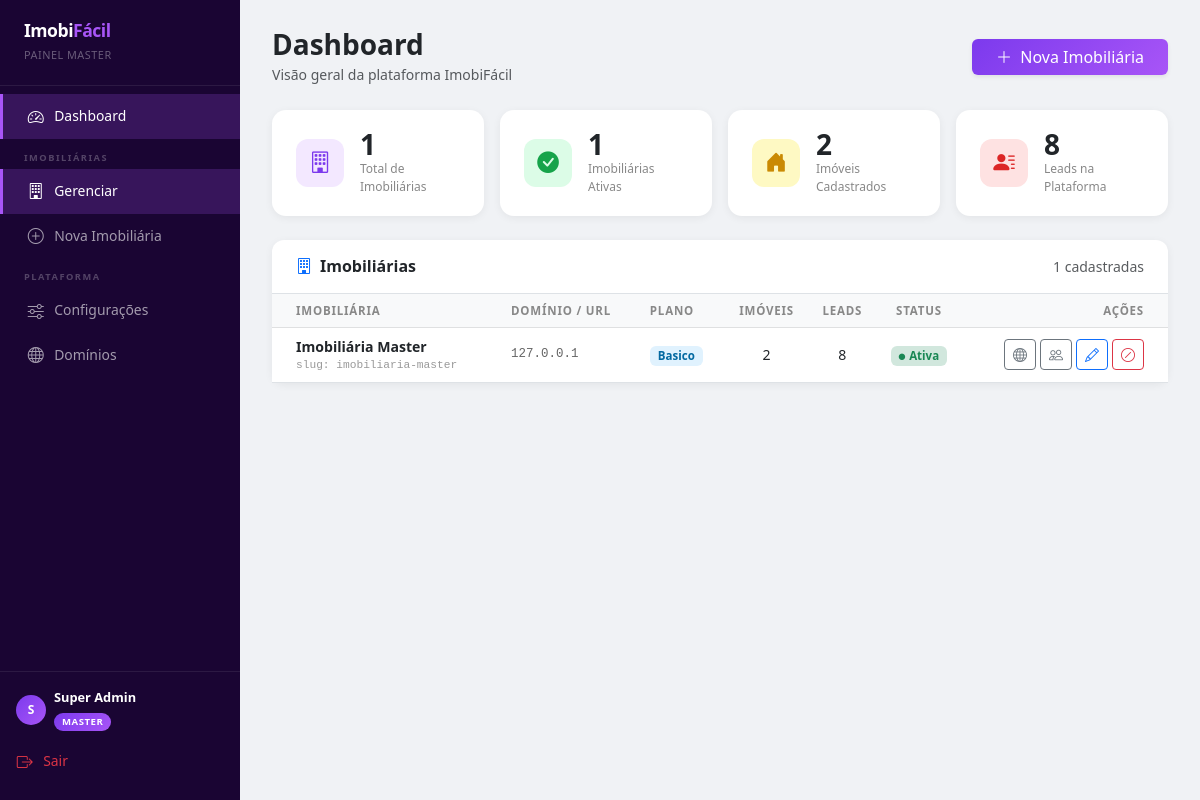
/superadmin/ (signed in), run on the app's committed database.
### app/models.py (models this page shows, shortened)
class SuperAdmin(db.Model, UserMixin):
    __tablename__ = 'superadmins'
    id         = db.Column(db.Integer, primary_key=True)
    nome       = db.Column(db.String(100), nullable=False)
    email      = db.Column(db.String(120), unique=True, nullable=False)
    senha_hash = db.Column(db.String(256))
    criado_em  = db.Column(db.DateTime, default=datetime.utcnow)
    @property
    def is_superadmin(self):
        return True

class Imobiliaria(db.Model):
    __tablename__ = 'imobiliarias'
    id         = db.Column(db.Integer, primary_key=True)
    nome       = db.Column(db.String(100), nullable=False)
    dominio    = db.Column(db.String(100), unique=True, nullable=False)
    api_token  = db.Column(db.String(100), unique=True, nullable=False)
    ativo                 = db.Column(db.Boolean, default=True)
    plano                 = db.Column(db.String(30),  default='basico')
    criado_em             = db.Column(db.DateTime,    default=datetime.utcnow)
    slug                  = db.Column(db.String(80),  unique=True)   # ex: "imob-master" → imob-master.imobifacil.com
    dominio_personalizado = db.Column(db.String(255))                # ex: "www.imobiliaria.com.br"
    tema_ativo     = db.Column(db.String(50),  default='clean')
    logo_url       = db.Column(db.String(255))
    whatsapp       = db.Column(db.String(20))
    layout_banner  = db.Column(db.String(20),  default='fullscreen')
    layout_busca   = db.Column(db.String(20),  default='abaixo')
    layout_grid    = db.Column(db.String(5),   default='3')
    layout_logo    = db.Column(db.String(20),  default='esquerda')
    email_contato      = db.Column(db.String(120))   # recebe leads/mensagens
    email_exibicao     = db.Column(db.String(120))   # exibido no site
    telefone           = db.Column(db.String(30))    # telefone fixo no rodapé
    slogan             = db.Column(db.String(200))   # texto do rodapé/hero
    ordenacao_imoveis  = db.Column(db.String(20),  default='recentes')  # recentes|destaque|preco_asc|preco_desc
    imoveis_por_pagina = db.Column(db.Integer,     default=9)
    usuarios     = db.relationship('Usuario',    backref='imobiliaria', lazy=True)
    imoveis      = db.relationship('Imovel',     backref='imobiliaria', lazy=True)
    tipos_imovel = db.relationship('TipoImovel', backref='imobiliaria', lazy=True)
    leads        = db.relationship('Lead',       backref='imobiliaria', lazy=True)
    banners      = db.relationship('BannerSite', backref='imobiliaria', lazy=True,
                                   order_by='BannerSite.ordem')
    paginas      = db.relationship('PaginaSite', backref='imobiliaria', lazy=True,
                                   order_by='PaginaSite.ordem')
    menu_links   = db.relationship('MenuLink',   backref='imobiliaria', lazy=True,
                                   order_by='MenuLink.ordem')
    pessoas      = db.relationship('Pessoa',     backref='imobiliaria', lazy=True)

### app/superadmin/routes.py (the view)
@superadmin_bp.route('/')
@superadmin_required
def dashboard():
    from ..models import Lead, Imovel
    total_imobs   = Imobiliaria.query.count()
    imobs_ativas  = Imobiliaria.query.filter_by(ativo=True).count()
    imobs_inativas= Imobiliaria.query.filter_by(ativo=False).count()
    total_imoveis = Imovel.query.count()
    total_leads   = Lead.query.count()
    imobiliarias = Imobiliaria.query.order_by(Imobiliaria.criado_em.desc()).all()
    stats = {}
    for imob in imobiliarias:
        stats[imob.id] = {
            'imoveis': Imovel.query.filter_by(imobiliaria_id=imob.id).count(),
            'leads':   Lead.query.filter_by(imobiliaria_id=imob.id).count(),
            'usuarios':Usuario.query.filter_by(imobiliaria_id=imob.id).count(),
        }
    base_domain = current_app.config.get('BASE_DOMAIN', '')
    return render_template('superadmin/dashboard.html',
                           total_imobs=total_imobs,
                           imobs_ativas=imobs_ativas,
                           imobs_inativas=imobs_inativas,
                           total_imoveis=total_imoveis,
                           total_leads=total_leads,
                           imobiliarias=imobiliarias,
                           stats=stats,
                           base_domain=base_domain)

### app/templates/superadmin/dashboard.html (shortened to what this page needs)
{% extends 'superadmin/base.html' %}
{% block content %}
<div class="d-flex justify-content-between align-items-center mb-4">
    <div>
        <h2 class="h3 fw-bold mb-0">Dashboard</h2>
        <small class="text-muted">Visão geral da plataforma ImobiFácil</small>
    </div>
    <a href="{{ url_for('superadmin.nova_imobiliaria') }}" class="btn btn-primary px-4 shadow-sm"
       style="background:linear-gradient(135deg,#7c3aed,#a855f7);border:none;">
        <i class="bi bi-plus-lg me-1"></i> Nova Imobiliária
    </a>
</div>
<div class="row g-3 mb-4">
    <div class="col-sm-6 col-xl-3">
        <div class="kpi-card">
            <div class="kpi-icon" style="background:#f3e8ff;color:#7c3aed;">
                <i class="bi bi-building"></i>
            </div>
            <div>
                <div class="kpi-val">{{ total_imobs }}</div>
                <div class="kpi-label">Total de Imobiliárias</div>
            </div>
        </div>
    </div>
    <div class="col-sm-6 col-xl-3">
        <div class="kpi-card">
            <div class="kpi-icon" style="background:#dcfce7;color:#16a34a;">
                <i class="bi bi-check-circle-fill"></i>
            </div>
            <div>
                <div class="kpi-val">{{ imobs_ativas }}</div>
                <div class="kpi-label">Imobiliárias Ativas</div>
            </div>
        </div>
    </div>
    <div class="col-sm-6 col-xl-3">
        <div class="kpi-card">
            <div class="kpi-icon" style="background:#fef9c3;color:#ca8a04;">
                <i class="bi bi-house-door-fill"></i>
            </div>
            <div>
                <div class="kpi-val">{{ total_imoveis }}</div>
                <div class="kpi-label">Imóveis Cadastrados</div>
            </div>
        </div>
    </div>
    <div class="col-sm-6 col-xl-3">
        <div class="kpi-card">
            <div class="kpi-icon" style="background:#fee2e2;color:#dc2626;">
                <i class="bi bi-person-lines-fill"></i>
            </div>
            <div>
                <div class="kpi-val">{{ total_leads }}</div>
                <div class="kpi-label">Leads na Plataforma</div>
            </div>
        </div>
    </div>
</div>
<div class="card">
    <div class="card-body p-0">
        <div class="px-4 py-3 border-bottom d-flex justify-content-between align-items-center">
            <h6 class="fw-bold mb-0"><i class="bi bi-building me-2 text-primary"></i>Imobiliárias</h6>
            <span class="text-muted small">{{ imobiliarias | length }} cadastradas</span>
        </div>
        <div class="table-responsive">
            <table class="table imob-table mb-0">
                <thead class="table-light">
                    <tr>
                        <th class="ps-4">Imobiliária</th>
                        <th>Domínio / URL</th>
                        <th>Plano</th>
                        <th class="text-center">Imóveis</th>
                        <th class="text-center">Leads</th>
                        <th class="text-center">Status</th>
                        <th class="text-end pe-4">Ações</th>
                    </tr>
                </thead>
                <tbody>
                {% for imob in imobiliarias %}
                <tr>
                    <td class="ps-4">
                        <div class="imob-name">{{ imob.nome }}</div>
                        {% if imob.slug %}
                        <div class="imob-domain" style="font-size:.7rem;color:#999;">slug: {{ imob.slug }}</div>
                        {% endif %}
                    </td>
                    <td>
                        {% if not imob.dominio_personalizado and not (base_domain and imob.slug) %}
                        <div class="imob-domain">{{ imob.dominio }}</div>
                        {% endif %}
                    </td>
                    <td>
                        <span class="badge badge-plano-{{ imob.plano or 'basico' }} px-2 py-1"
                              style="font-size:.72rem;border-radius:6px;">
                            {{ (imob.plano or 'basico') | capitalize }}
                        </span>
                    </td>
                    <td class="text-center">{{ stats[imob.id].imoveis }}</td>
                    <td class="text-center">{{ stats[imob.id].leads }}</td>
                    <td class="text-center">
                        {% if imob.ativo %}
                        <span class="badge bg-success-subtle text-success px-2 py-1" style="font-size:.72rem;border-radius:6px;">
                            <i class="bi bi-circle-fill me-1" style="font-size:.4rem;vertical-align:middle;"></i>Ativa
                        </span>
                        {% else %}
                        <span class="badge bg-danger-subtle text-danger px-2 py-1" style="font-size:.72rem;border-radius:6px;">
                            <i class="bi bi-circle-fill me-1" style="font-size:.4rem;vertical-align:middle;"></i>Suspensa
                        </span>
                        {% endif %}
                    </td>
                    <td class="text-end pe-4">
                        <div class="d-flex gap-1 justify-content-end">
                            <a href="{{ url_for('superadmin.dominios_imobiliaria', id=imob.id) }}"
                               class="btn btn-outline-secondary btn-sm" title="Domínios">
                                <i class="bi bi-globe"></i>
                            </a>
                            <a href="{{ url_for('superadmin.usuarios_imobiliaria', id=imob.id) }}"
                               class="btn btn-outline-secondary btn-sm" title="Usuários">
                                <i class="bi bi-people"></i>
                            </a>
                            <a href="{{ url_for('superadmin.editar_imobiliaria', id=imob.id) }}"
                               class="btn btn-outline-primary btn-sm" title="Editar">
                                <i class="bi bi-pencil"></i>
                            </a>
                            <form method="POST"
                                  action="{{ url_for('superadmin.toggle_imobiliaria', id=imob.id) }}"
                                  onsubmit="return confirm('{{ 'Suspender' if imob.ativo else 'Ativar' }} a imobiliária \'{{ imob.nome | e }}\'?')">
                                <button type="submit"
                                        class="btn btn-sm {{ 'btn-outline-danger' if imob.ativo else 'btn-outline-success' }}"
                                        title="{{ 'Suspender' if imob.ativo else 'Ativar' }}">
                                    <i class="bi {{ 'bi-slash-circle' if imob.ativo else 'bi-check-circle' }}"></i>
                                </button>
                            </form>
                        </div>
                    </td>
                </tr>
                {% endfor %}
                </tbody>
            </table>
        </div>
    </div>
</div>
{% endblock %}

### app/templates/superadmin/base.html (shortened to what this page needs)
<!DOCTYPE html>
<html lang="pt-br">
<head>
    <link href="https://cdn.jsdelivr.net/npm/bootstrap@5.3.0/dist/css/bootstrap.min.css" rel="stylesheet">
    <link rel="stylesheet" href="https://cdn.jsdelivr.net/npm/bootstrap-icons@1.11.0/font/bootstrap-icons.css">
</head>
<body>
<nav id="sidebar">
    <div class="brand">
        <h4>Imobi<span style="color:#a855f7;">Fácil</span></h4>
        <small>Painel Master</small>
    </div>
    <div class="mt-2 flex-grow-1">
        <a href="{{ url_for('superadmin.dashboard') }}"
           class="nav-link-side {% if request.endpoint == 'superadmin.dashboard' %}active{% endif %}">
            <i class="bi bi-speedometer2"></i> Dashboard
        </a>
        <div class="nav-group-label">Imobiliárias</div>
        <a href="{{ url_for('superadmin.dashboard') }}"
           class="nav-link-side {% if request.endpoint in ['superadmin.dashboard','superadmin.nova_imobiliaria','superadmin.editar_imobiliaria'] %}active{% endif %}">
            <i class="bi bi-building"></i> Gerenciar
        </a>
        <a href="{{ url_for('superadmin.nova_imobiliaria') }}"
           class="nav-link-side {% if request.endpoint == 'superadmin.nova_imobiliaria' %}active{% endif %}">
            <i class="bi bi-plus-circle"></i> Nova Imobiliária
        </a>
        <div class="nav-group-label">Plataforma</div>
        <a href="{{ url_for('superadmin.configuracoes_plataforma') }}"
           class="nav-link-side {% if request.endpoint in ['superadmin.configuracoes_plataforma','superadmin.testar_smtp'] %}active{% endif %}">
            <i class="bi bi-sliders"></i> Configurações
        </a>
        <a href="{{ url_for('superadmin.dashboard') }}#dominios"
           class="nav-link-side {% if request.endpoint == 'superadmin.dominios_imobiliaria' %}active{% endif %}">
            <i class="bi bi-globe"></i> Domínios
        </a>
    </div>
    <div class="border-top p-3" style="border-color: rgba(255,255,255,.08) !important;">
        {% if current_user.is_authenticated %}
        <div class="d-flex align-items-center gap-2 mb-2">
            <div class="rounded-circle d-flex align-items-center justify-content-center text-white fw-bold"
                 style="width:30px;height:30px;font-size:.75rem;flex-shrink:0;background:linear-gradient(135deg,#7c3aed,#a855f7);">
                {{ current_user.nome[0].upper() }}
            </div>
            <div style="overflow:hidden;">
                <div class="text-white fw-bold" style="font-size:.8rem;white-space:nowrap;overflow:hidden;text-overflow:ellipsis;">
                    {{ current_user.nome }}
                </div>
                <span class="badge-master">Master</span>
            </div>
        </div>
        {% endif %}
        <a href="{{ url_for('superadmin.logout') }}" class="nav-link-side text-danger ps-0" style="border:none;">
            <i class="bi bi-box-arrow-right"></i> Sair
        </a>
    </div>
</nav>
<main id="main-content">
    {% block content %}{% endblock %}
</main>
</body>
</html>

### data on the page
SuperAdmin: nome "S", nome "Super Admin"
Imobiliaria: nome "Imobiliária Master", slug "imobiliaria-master", dominio "127.0.0.1", plano "Basico", stats "2", stats "8", ativo True (drawn)

### other printed values
{{ total_imobs }} "1"
{{ imobs_ativas }} "1"
{{ total_imoveis }} "2"
{{ total_leads }} "8"
{{ imobiliarias | length }} "1"
